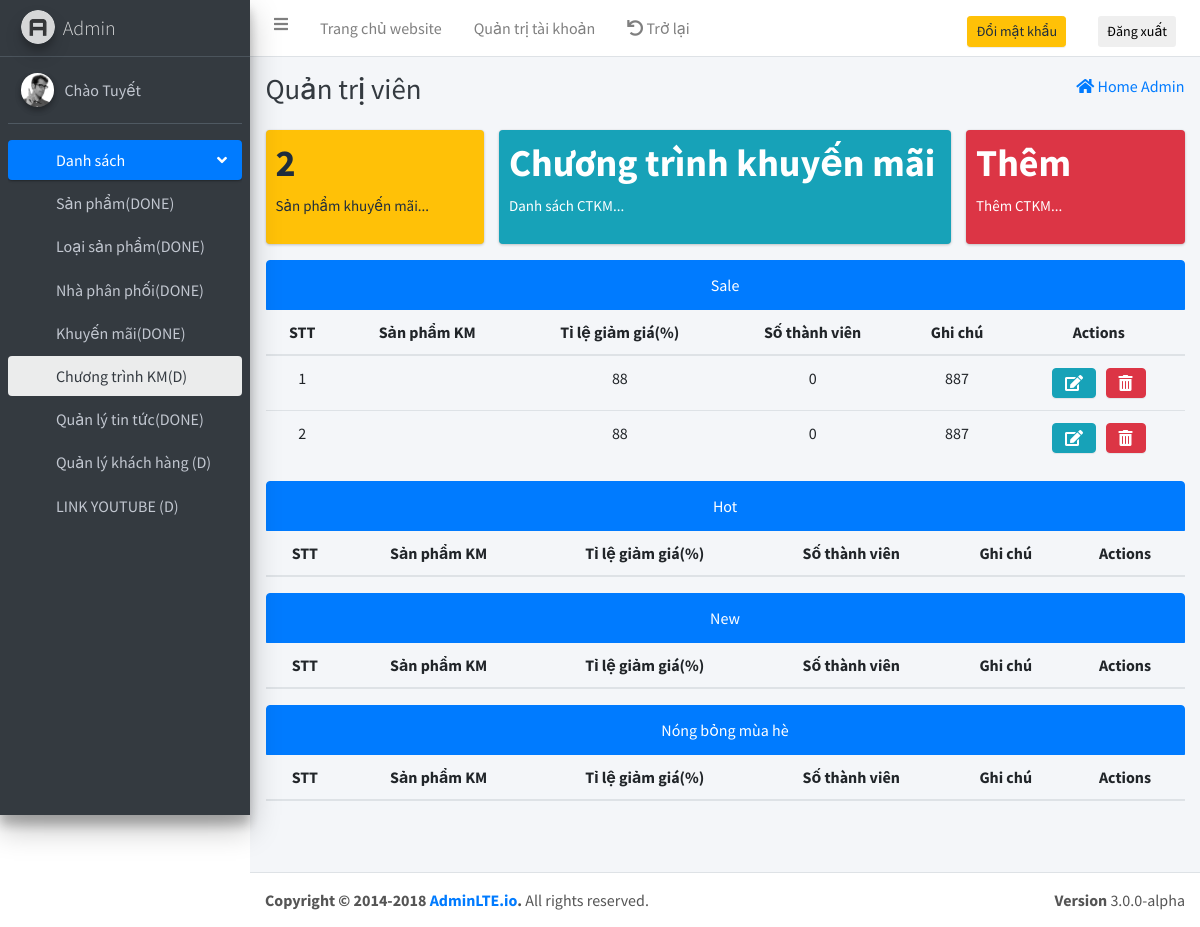
Page /admin/indexAdmin.php?page=list_ct_km (signed in) on the committed database.
### tables this page shows
CREATE TABLE `kmai` (
  `MaKm` int(11) NOT NULL,
  `tenkm` varchar(500) NOT NULL,
  `HTKM` varchar(1000) NOT NULL,
  `TGBD` date NOT NULL,
  `TGKT` date NOT NULL
);

CREATE TABLE `ctkm` (
  `MaKm` varchar(25) NOT NULL,
  `MaSP` varchar(25) NOT NULL,
  `Tilegiamgia` int(11) NOT NULL,
  `member` int(11) NOT NULL,
  `Ghichu` varchar(5000) NOT NULL
);

### select.php (called while the page is built, shortened)
<?php
    function query_select($sql)
    {
        $table = array();
        try {
            include 'connect.php';
            $stmt = $conn->prepare($sql);
            $stmt->execute();
            $table = $stmt;
        } catch (PDOException $e) {
            echo "connection failed: " . $e->getMessage();
        }
        return $table;
    }
?>

### admin/Select/list-ctkm.php (the view, shortened to what this page needs)
<div class="row row-responsive">
    <div class="col-lg-3 col-6 col-responsive col-respon-1">
        <div class="small-box bg-warning">
            <div class="inner">
                <?php
                $table = query_select("SELECT * FROM ctkm");
                $count = $table->rowCount();
                echo '<h3>'.$count.'</h3>';
            ?>
                <p>Sản phẩm khuyến mãi...</p>
            </div>
        </div>
    </div>
    <div class="col-lg-6 col-6 col-responsive col-respon-2">
        <div class="small-box bg-info">
            <div class="inner">
                <h3>Chương trình khuyến mãi</h3>
                <p>Danh sách CTKM...</p>
            </div>
        </div>
    </div>
    <div class="col-lg-3 col-6 col-responsive col-respon-3">
        <a href="indexAdmin.php?page=them_ct_km">
            <div class="small-box bg-danger">
                <div class="inner">
                    <h3>Thêm</h3>
                    <p>Thêm CTKM...</p>
                </div>
            </div>
        </a>
    </div>
</div>
<?php
            $tablekm = query_select("SELECT * FROM kmai");
            if ($count > 0) {
                foreach ($tablekm as $km) {
        ?>
<div class="list-group">
    <div class="list-group-item list-group-item-action active text-center">
        <?php echo $km['tenkm']?>
    </div>
    <table class="table table-hover text-center">
        <thead>
            <tr>
                <th class="respon-800">STT</th>
                <th>Sản phẩm KM</th>
                <th class="respon-400">Tỉ lệ giảm giá(%)</th>
                <th class="respon-600">Số thành viên</th>
                <th class="respon-800">Ghi chú</th>
                <th>Actions</th>
            </tr>
        </thead>
        <tbody>
            <?php
            $table = query_select("SELECT * FROM ctkm");
            $count = $table->rowCount();
            $stt = 1;
            if ($count > 0) {
                foreach ($table as $row) {
                    if($row["MaKm"] == $km['MaKm']){
        ?>
            <tr>
                <td class="respon-800"><?php echo $stt++; ?></td>
                    <?php
                 $makmget = $row["MaKm"];
                 $tableKM = query_select("select * from kmai where makm='".$makmget."'");
                ?>
                <td>
            </td>
                <td class="respon-400"><?php echo $row['Tilegiamgia'] ?></td>
                <td class="respon-600"><?php echo $row['member'] ?></td>
                <td class="respon-800"><?php echo $row['Ghichu'] ?></td>
                <td>
                    <a href="?page=sua_ct_km&id=<?php echo $row['MaKm'];?>&product=<?php echo $row['MaSP'];?>">
                        <button type="button" class="btn btn-info">
                            <i class="fas fa-edit"></i>
                        </button>
                    </a>&nbsp;
                    <a href="?page=xoa_ct_km&id=<?php echo $row['MaKm'];?>&product=<?php echo $row['MaSP'];?>"
                        onclick='return deleleAction();'>
                        <button type="button" class="btn btn-danger">
                            <i class="fas fa-trash-alt"></i>
                        </button>
                    </a>
                </td>
            </tr>
            <?php
            }
                }
            }
        ?>
        </tbody>
    </table>
</div>
<?php
                }
            }else{
                echo "<h2>Hiện tại chưa có chương trình khuyến mãi...</h2>";
            }
        ?>

### assets/css/style.css (style rules this page uses)
html, body, div, span, object, iframe, h1, h2, h3, h4, h5, h6, p, blockquote, pre, abbr, address, cite, code, del, dfn, em, img, ins, kbd, q, samp, small, strong, sub, sup, var, b, i, dl, dt, dd, ol, ul, li, fieldset, form, label, legend, table, caption, tbody, tfoot, thead, tr, th, td, article, aside, canvas, details, figcaption, figure, footer, header, hgroup, menu, nav, section, summary, time, mark, audio, video { margin: 0; padding: 0; border: 0; outline: 0; font-size: 100%; vertical-align: baseline; background: transparent; box-sizing: border-box; -moz-box-sizing: border-box; -webkit-box-sizing: border-box; }
body { font: 15px/1 poppins-regular, Arial, Helvetica, sans-serif; }
a { margin: 0; padding: 0; font-size: 100%; vertical-align: baseline; background: transparent; text-decoration: none; }
table { border-collapse: collapse; border-spacing: 0; }

### rows in the picture
kmai: tenkm "Sale"
ctkm: Tilegiamgia "88", member "0", Ghichu "887"
ctkm: Tilegiamgia "88", member "0", Ghichu "887"
kmai: tenkm "Hot"
kmai: tenkm "New"
kmai: tenkm "Nóng bỏng mùa hè"

### other values in the picture
$count "2"
